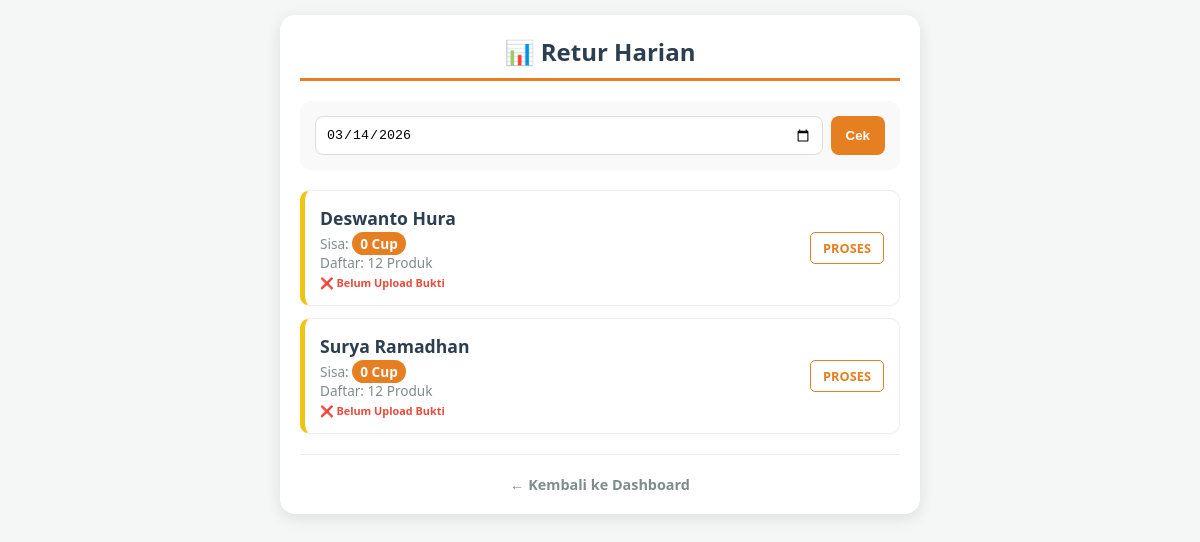
The app's page /sisa_stok.php?tgl=2026-03-14 (signed in) with its own data.
### tables this page shows
CREATE TABLE `karyawan` (
  `id_karyawan` int(11) NOT NULL,
  `nama_karyawan` varchar(100) NOT NULL,
  `no_sepeda` varchar(10) NOT NULL,
  `username` varchar(50) DEFAULT NULL,
  `password` varchar(255) DEFAULT NULL,
  `role` enum('admin','karyawan') DEFAULT 'karyawan',
  `status_aktif` tinyint(1) DEFAULT 1
);

### sisa_stok.php (the view, shortened to what this page needs)
<?php
include 'koneksi.php';
$tgl_pilih = isset($_GET['tgl']) ? $_GET['tgl'] : date('Y-m-d');
$query = "SELECT
            k.id_karyawan,
            k.nama_karyawan,
            COUNT(s.id_menu) as total_jenis_kopi,
            SUM(s.sisa_stok) as total_sisa,
            MAX(s.status_setoran) as status_akhir,
            MAX(s.bukti_transfer) as file_bukti
          FROM stok_harian s
          INNER JOIN karyawan k ON s.id_karyawan = k.id_karyawan
          WHERE DATE(s.tanggal) = '$tgl_pilih'
          GROUP BY k.id_karyawan
          ORDER BY k.nama_karyawan ASC";
$result = mysqli_query($koneksi, $query);
?>
<!DOCTYPE html>
<html lang="id">
<head>
</head>
<body>
<div class="container">
    <h2>📊 Retur Harian</h2>
    <div class="filter-box">
        <form method="GET" style="display: flex; gap: 8px; width: 100%;">
            <input type="date" name="tgl" value="<?php echo $tgl_pilih; ?>" style="flex: 1; padding: 10px; border-radius: 8px; border: 1px solid #ddd;">
            <button type="submit" style="background:#e67e22; color:white; border:none; padding:10px 15px; border-radius:8px; cursor:pointer; font-weight: bold;">Cek</button>
        </form>
    </div>
    <div class="karyawan-list">
        <?php
        if(mysqli_num_rows($result) > 0) {
            while($row = mysqli_fetch_assoc($result)) {
                $sudah_setor = ($row['status_akhir'] == 1);
                $ada_foto = !empty($row['file_bukti']);
        ?>
            <a href="verifikasi_detail.php?id=<?php echo $row['id_karyawan']; ?>&tgl=<?php echo $tgl_pilih; ?>"
               class="karyawan-item <?php echo $sudah_setor ? 'item-selesai' : 'item-pending'; ?>">
                <div>
                    <div class="nama">
                        <?php echo $row['nama_karyawan']; ?>
                    </div>
                    <div class="info-singkat">
                        Sisa: <span class="total-badge"><?php echo $row['total_sisa']; ?> Cup</span>
                        <br>Daftar: <?php echo $row['total_jenis_kopi']; ?> Produk
                        <?php if($ada_foto): ?>
                            <span class="status-foto">📷 Bukti Transfer Tersedia</span>
                        <?php else: ?>
                            <span class="status-foto" style="color: #e74c3c;">❌ Belum Upload Bukti</span>
                        <?php endif; ?>
                    </div>
                </div>
                <div class="btn-lihat">
                    <?php echo $sudah_setor ? 'LIHAT' : 'PROSES'; ?>
                </div>
            </a>
        <?php
            }
        } else {
            echo "<div style='text-align:center; color:#999; padding:40px;'>
                    <p>📭 Tidak ada data setoran/retur<br>pada tanggal ini.</p>
                  </div>";
        }
        ?>
    </div>
    <hr style="border: 0; border-top: 1px solid #eee; margin: 20px 0;">
    <a href="dashboard_admin.php" style="text-decoration:none; color:#7f8c8d; font-weight: bold; display: block; text-align: center; font-size: 0.9em;">← Kembali ke Dashboard</a>
</div>
</body>
</html>

### sisa_stok.php (style rules this page uses)
body { font-family: 'Segoe UI', Tahoma, sans-serif; background: #f4f7f6; padding: 15px; margin: 0; }
.container { background: white; padding: 20px; border-radius: 15px; box-shadow: 0 4px 15px rgba(0,0,0,0.1); max-width: 600px; margin: auto; }
h2 { color: #2c3e50; border-bottom: 3px solid #e67e22; padding-bottom: 10px; text-align: center; margin-top: 0; }
.filter-box { margin-bottom: 20px; background: #f9f9f9; padding: 15px; border-radius: 10px; }
.karyawan-list { margin-top: 15px; }
.karyawan-item { background: #fff; border: 1px solid #eee; margin-bottom: 12px; padding: 15px; border-radius: 10px; display: flex; justify-content: space-between; align-items: center; text-decoration: none; color: #2c3e50; box-shadow: 0 2px 4px rgba(0,0,0,0.02); transition: all 0.2s ease; }
.item-pending { border-left: 5px solid #f1c40f; }
.nama { font-size: 1.1em; font-weight: bold; color: #2c3e50; display: flex; align-items: center; gap: 5px; }
.info-singkat { font-size: 0.85em; color: #7f8c8d; margin-top: 4px; }
.total-badge { background: #e67e22; color: white; padding: 2px 8px; border-radius: 20px; font-weight: bold; }
.status-foto { font-size: 0.8em; color: #2980b9; font-weight: bold; margin-top: 3px; display: block; }
.btn-lihat { font-weight: bold; font-size: 0.8em; border: 1px solid #e67e22; padding: 6px 12px; border-radius: 5px; background: white; color: #e67e22; }

### records on screen
karyawan: nama_karyawan "Deswanto Hura", total_sisa "0", total_jenis_kopi "12"
karyawan: nama_karyawan "Surya Ramadhan", total_sisa "0", total_jenis_kopi "12"
